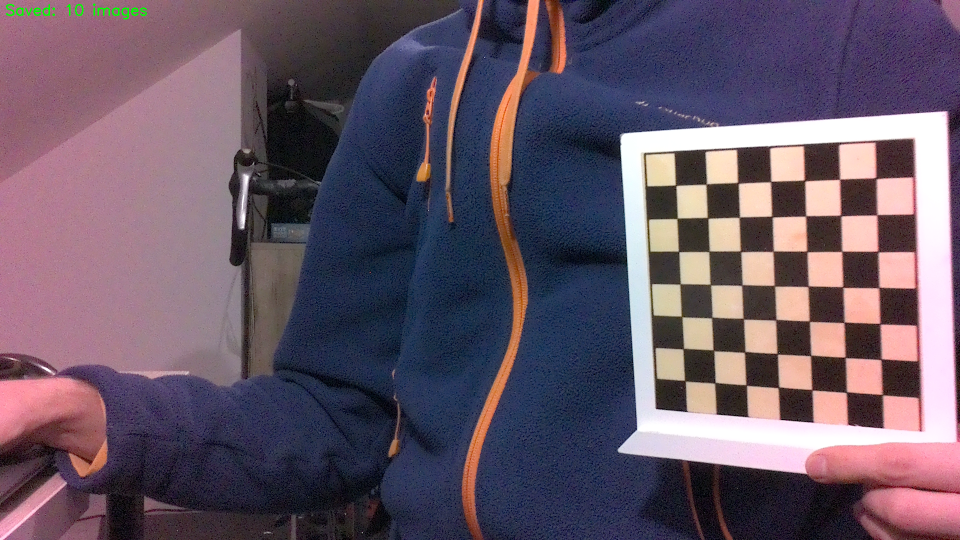
#> input picture calib_images/calib_image_10.png, 1920 x 1080 px (shown at 1/2 size)
$ python undistort_image.py
#> lines starting #> are read from the running program, lines starting #| are printed output that depends on the picture
import numpy as np
import cv2
import os

# --- CONFIGURATION ---
PARAMS_FILE = 'camera_params.npz'
# Choose Random image to test it out.
TEST_IMAGE_PATH = os.path.join('calib_images', 'calib_image_10.png')
OUTPUT_IMAGE_PATH = 'corrected_image.png'

# --- Main function ---
def undistort_and_display(image_path, params_file):
    """Loads calibration parameters, corrects the distortion of an image, and displays it."""
#> called with image_path = 'calib_images/calib_image_10.png', params_file = 'camera_params.npz'

    # 1. Load calibration parameters
    try:
        with np.load(params_file) as X:
#> (reads camera_params.npz from the repository)
            mtx, dist = [X[i] for i in ('mtx', 'dist')]
    except FileNotFoundError:
        print(f"Error: Calibration file '{params_file}' not found.")
        return

    # 2. Load the image to correct
    img = cv2.imread(image_path)
#> img is the input picture: shape (1080, 1920, 3); mean B, G, R 102.1, 86.7, 102.6
    if img is None:
        print(f"Error: Test image '{image_path}' not found.")
        return

    h, w = img.shape[:2]
#> h = 1080; w = 1920

    # 3. Calculate optimized camera matrix
    # getOptimalNewCameraMatrix adjusts the camera matrix to minimize black border after correction
    # alpha=1.0 retains all pixels (some black borders), alpha=0.0 crops the image to no black borders
    newcameramtx, roi = cv2.getOptimalNewCameraMatrix(mtx, dist, (w, h), 1, (w, h))
#> roi = (2, 3, 1914, 1070)

    # 4. Correct the image (Undistortion)
    # Metoda remap jest lepsza jakościowo
    dst = cv2.undistort(img, mtx, dist, None, newcameramtx)
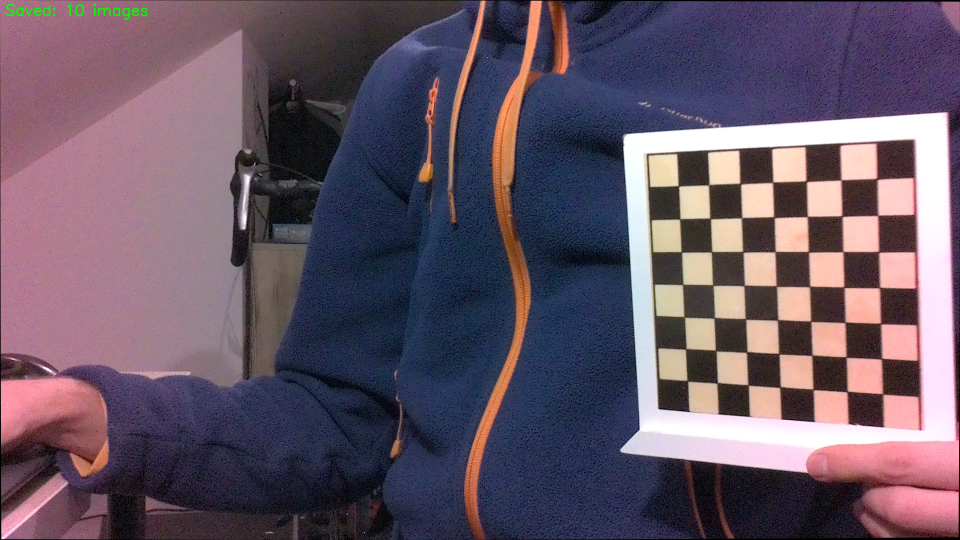
#> dst: shape (1080, 1920, 3) (shown at 1/2 size); mean B, G, R 101.6, 86.2, 102

    # 5. Crop the image based on ROI (Region of Interest)
    # x, y, w, h = roi
    # dst = dst[y:y+h, x:x+w] # Opcjonalne przycięcie, jeśli alpha=0.0

    # 6. Save and display the result
    cv2.imwrite(OUTPUT_IMAGE_PATH, dst)
    print(f"\nCorrected image saved to: {OUTPUT_IMAGE_PATH}")

    # Displaying the results (may fail due to GTK error, use NoMachine to view saved file if necessary)
    try:
        # Resize images to fit on screen if they are too large (1920x1080)
        resized_original = cv2.resize(img, (w // 2, h // 2))
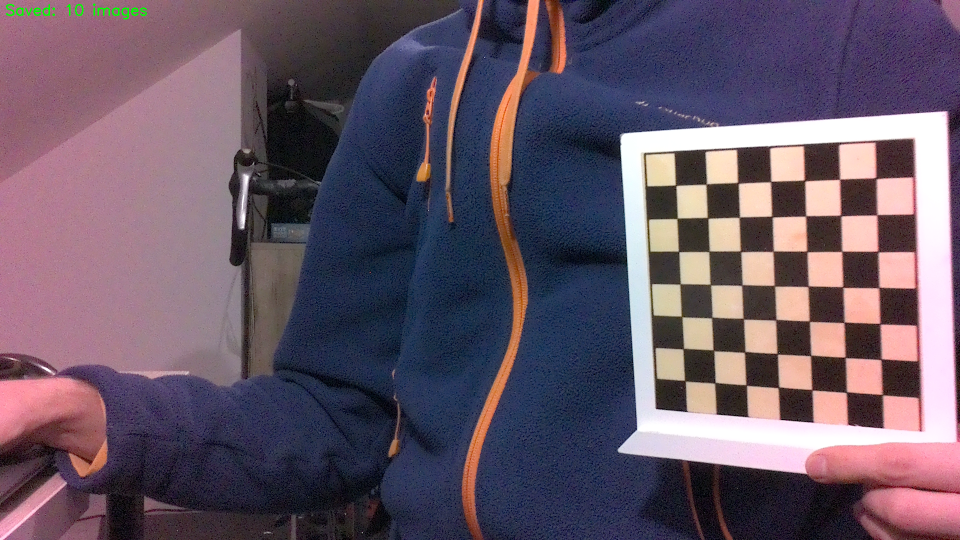
#> resized_original: shape (540, 960, 3); mean B, G, R 102.2, 86.8, 102.7
        resized_corrected = cv2.resize(dst, (w // 2, h // 2))
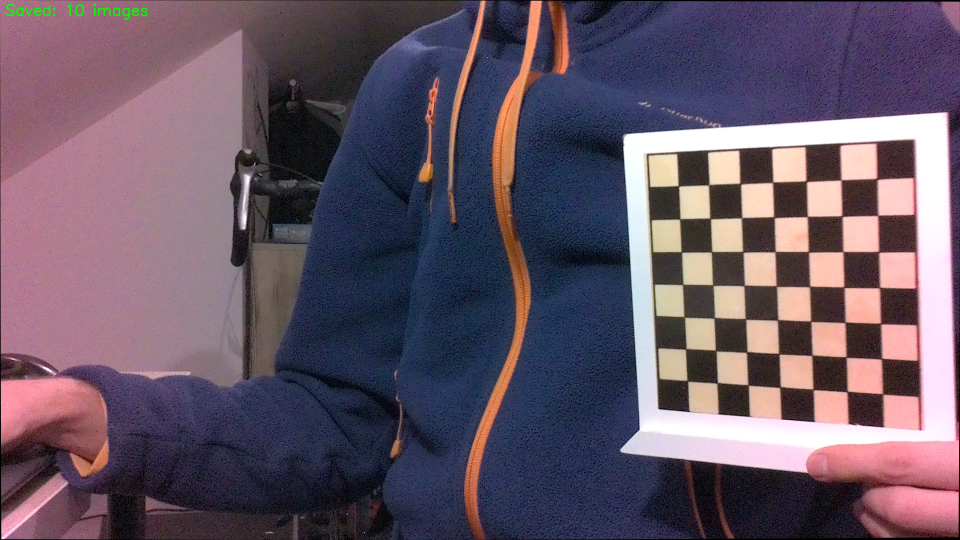
#> resized_corrected: shape (540, 960, 3); mean B, G, R 101.7, 86.3, 102.1

        cv2.imshow('01 - Original Image', resized_original)
        cv2.imshow('02 - Corrected Image', resized_corrected)
        cv2.waitKey(0)
        cv2.destroyAllWindows()
    except cv2.error:
        print("Warning: Could not display images (GTK error). Please check the 'corrected_image.png' file.")


if __name__ == "__main__":
    undistort_and_display(TEST_IMAGE_PATH, PARAMS_FILE)
